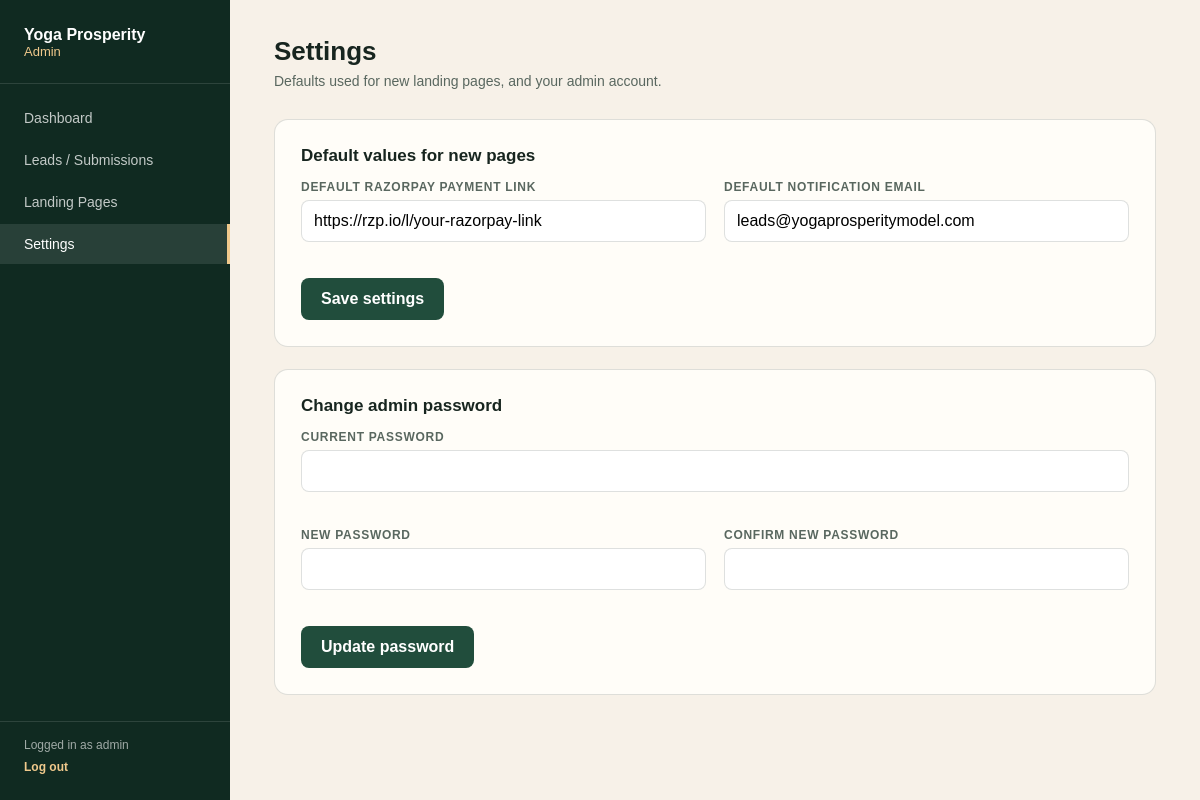
Page /ypm-admin-system/admin/settings.php (signed in) on the committed database.
### tables this page shows
CREATE TABLE IF NOT EXISTS settings (
  setting_key VARCHAR(100) PRIMARY KEY,
  setting_value TEXT
);

### ypm-admin-system/admin/includes/auth.php (called while the page is built, shortened)
<?php
require_once __DIR__ . '/db.php';
function current_admin_username() {
    return $_SESSION['admin_username'] ?? '';
}

### ypm-admin-system/admin/includes/db.php (called while the page is built, shortened)
<?php
function db_connect() {
    static $pdo = null;
    if ($pdo === null) {
        try {
            $dsn = "mysql:host=" . DB_HOST . ";dbname=" . DB_NAME . ";charset=utf8mb4";
            $pdo = new PDO($dsn, DB_USER, DB_PASS, [
                PDO::ATTR_ERRMODE => PDO::ERRMODE_EXCEPTION,
                PDO::ATTR_DEFAULT_FETCH_MODE => PDO::FETCH_ASSOC,
            ]);
        } catch (PDOException $e) {
            die('Database connection failed. Please check config.php credentials. (' . htmlspecialchars($e->getMessage()) . ')');
        }
    }
    return $pdo;
}
function get_setting($key, $default = '') {
    $pdo = db_connect();
    $stmt = $pdo->prepare("SELECT setting_value FROM settings WHERE setting_key = ?");
    $stmt->execute([$key]);
    $row = $stmt->fetch();
    return $row ? $row['setting_value'] : $default;
}

### ypm-admin-system/admin/settings.php (the view, shortened to what this page needs)
<?php
require_once __DIR__ . '/includes/auth.php';
$defaultPaymentLink = get_setting('default_payment_link');
$defaultNotifyEmail = get_setting('default_notify_email');
$active = 'settings';
include __DIR__ . '/includes/header.php';
?>
<h1>Settings</h1>
<p class="subtitle">Defaults used for new landing pages, and your admin account.</p>
<form method="post" class="card">
  <h2 style="margin-top:0;font-size:17px">Default values for new pages</h2>
  <div class="form-grid">
    <div class="field"><label>Default Razorpay payment link</label><input type="text" name="default_payment_link" value="<?= htmlspecialchars($defaultPaymentLink) ?>"></div>
    <div class="field"><label>Default notification email</label><input type="email" name="default_notify_email" value="<?= htmlspecialchars($defaultNotifyEmail) ?>"></div>
  </div>
  <button type="submit" name="save_settings" value="1" class="btn" style="margin-top:18px">Save settings</button>
</form>
<form method="post" class="card">
  <h2 style="margin-top:0;font-size:17px">Change admin password</h2>
  <div class="form-grid">
    <div class="field full"><label>Current password</label><input type="password" name="current_password" required></div>
    <div class="field"><label>New password</label><input type="password" name="new_password" required></div>
    <div class="field"><label>Confirm new password</label><input type="password" name="confirm_password" required></div>
  </div>
  <button type="submit" name="change_password" value="1" class="btn" style="margin-top:18px">Update password</button>
</form>
<?php include __DIR__ . '/includes/footer.php'; ?>

### ypm-admin-system/admin/includes/header.php (shortened to what this page needs)
<!doctype html>
<html lang="en">
<head>
<link rel="stylesheet" href="<?= SITE_URL ?>/admin/assets/admin.css">
</head>
<body>
<div class="admin-shell">
  <aside class="admin-sidebar">
    <div class="admin-brand">Yoga Prosperity <span>Admin</span></div>
    <nav>
      <a href="<?= SITE_URL ?>/admin/index.php" class="<?= ($active ?? '') === 'dashboard' ? 'active' : '' ?>">Dashboard</a>
      <a href="<?= SITE_URL ?>/admin/leads.php" class="<?= ($active ?? '') === 'leads' ? 'active' : '' ?>">Leads / Submissions</a>
      <a href="<?= SITE_URL ?>/admin/pages.php" class="<?= ($active ?? '') === 'pages' ? 'active' : '' ?>">Landing Pages</a>
      <a href="<?= SITE_URL ?>/admin/settings.php" class="<?= ($active ?? '') === 'settings' ? 'active' : '' ?>">Settings</a>
    </nav>
    <div class="admin-sidebar-footer">
      <span>Logged in as <?= htmlspecialchars(current_admin_username()) ?></span>
      <a href="<?= SITE_URL ?>/admin/logout.php">Log out</a>
    </div>
  </aside>
  <main class="admin-main">

### ypm-admin-system/admin/includes/footer.php
  </main>
</div>
</body>
</html>

### ypm-admin-system/admin/assets/admin.css (style rules this page uses)
:root { --paper:#F7F1E8; --white:#FFFDF8; --ink:#17251F; --ink-soft:#59675F; --moss:#214D3C; --moss-deep:#102A21; --gold:#D99A54; --gold-soft:#F0C98C; --terracotta:#A8472F; --line:rgba(23,37,31,.14); }
* { box-sizing:border-box }
body { margin:0;font-family:Arial,Helvetica,sans-serif;background:var(--paper);color:var(--ink) }
a { color:inherit;text-decoration:none }
.field { margin-bottom:18px }
.field label { display:block;font-size:12px;font-weight:700;text-transform:uppercase;letter-spacing:.06em;color:var(--ink-soft);margin-bottom:6px }
.field input,.field select,.field textarea { width:100%;padding:11px 12px;border:1px solid var(--line);border-radius:8px;font:inherit;background:#fff }
.btn { display:inline-block;background:var(--moss);color:#fff;border:0;border-radius:8px;padding:12px 20px;font:inherit;font-weight:600;cursor:pointer }
.admin-shell { display:flex;min-height:100vh }
.admin-sidebar { width:230px;background:var(--moss-deep);color:#fff;display:flex;flex-direction:column;padding:26px 0;flex-shrink:0 }
.admin-brand { padding:0 24px 24px;font-weight:700;font-size:16px;border-bottom:1px solid rgba(255,255,255,.12);margin-bottom:14px }
.admin-brand span { display:block;color:var(--gold-soft);font-weight:400;font-size:13px }
.admin-sidebar nav { display:flex;flex-direction:column;gap:2px;flex:1 }
.admin-sidebar nav a { padding:12px 24px;color:rgba(255,255,255,.75);font-size:14px }
.admin-sidebar nav a.active { color:#fff;background:rgba(255,255,255,.1);border-right:3px solid var(--gold-soft) }
.admin-sidebar-footer { padding:16px 24px 0;border-top:1px solid rgba(255,255,255,.12);font-size:12px;color:rgba(255,255,255,.6);display:flex;flex-direction:column;gap:8px }
.admin-sidebar-footer a { color:var(--gold-soft);font-weight:600 }
.admin-main { flex:1;padding:36px 44px;max-width:1100px }
.admin-main h1 { font-size:26px;margin:0 0 6px }
.admin-main .subtitle { color:var(--ink-soft);margin:0 0 30px;font-size:14px }
.card { background:var(--white);border:1px solid var(--line);border-radius:14px;padding:26px;margin-bottom:22px }
.form-grid { display:grid;grid-template-columns:1fr 1fr;gap:18px }
.form-grid .full { grid-column:1/-1 }

### rows in the picture
settings: default_payment_link "https://rzp.io/l/your-razorpay-link"
settings: default_notify_email "leads@yogaprosperitymodel.com"

### other values in the picture
current_admin_username() "admin"
